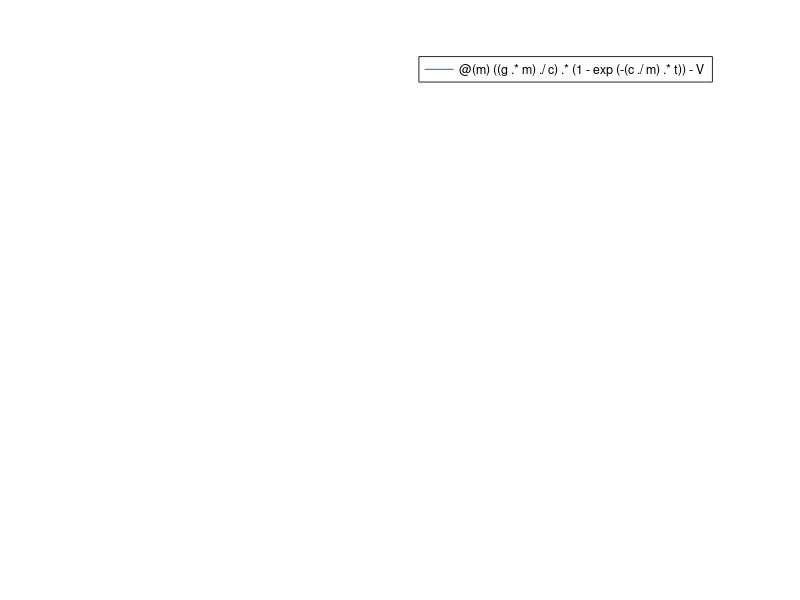

Write MATLAB code to recreate this figure. (Note: this script raises an error after producing the figure.)
%Question 5.13 in text book.
g = 9.8;
c = 15;
V = 35;
t = 9;
f = @(m) ((g.*m)./c).*(1-exp(-(c./m).*t)) - V;
fplot(f);
hold on;
grid on;

syms m;
g = matlabFunction(diff(f(m))); 
guess = 10;
error = 0.1;
iter = 100;
guess0 = 999;
while iter
    guess = guess - (f(guess) ./ g(guess));
    result = f(guess);
    iter = iter - 1;
    
    if abs((guess - guess0)/guess * 100) < error
        root = guess;
        break
    elseif result == 0
        root = guess;
        break
    end
    guess0 = guess;
end

plot(root, f(root), 'cd', 'MarkerSize', 15, 'MarkerFaceColor',[0.6350 0.0780 0.1840]);

